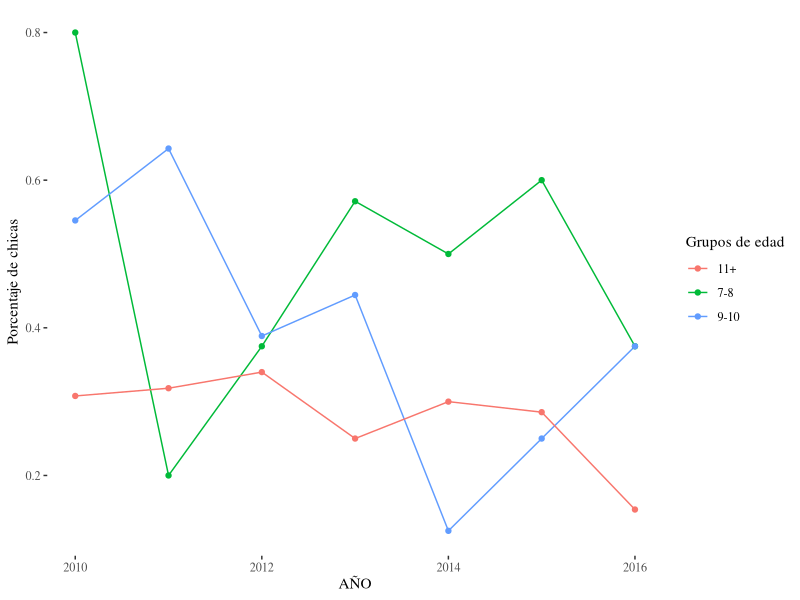
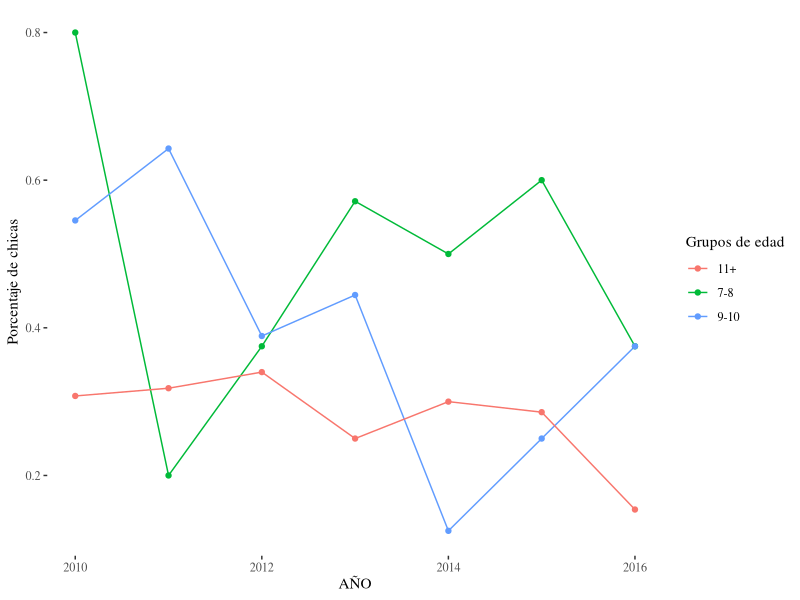

These charts were generated, in order, by the following R code:
## ----setup, include=FALSE, cache=FALSE-----------------------------------

require(ggplot2) 
require(ggthemes)

data <- read.csv("grupos-de-edad.csv")

## ----evolucion, cache=FALSE,echo=FALSE-----------------------------------
ggplot()+geom_line(data=data,aes(x=AÑO,y=as.numeric(X7.8),color="7-8"))+geom_line(data=data,aes(x=AÑO,y=as.numeric(X9.10),color="9-10"))+geom_line(data=data,aes(x=AÑO,y=as.numeric(X11.),color="11+"))+geom_point(data=data,aes(x=AÑO,y=as.numeric(X7.8),color="7-8"))+geom_point(data=data,aes(x=AÑO,y=as.numeric(X9.10),color="9-10"))+geom_point(data=data,aes(x=AÑO,y=as.numeric(X11.),color="11+"))+ylab("Porcentaje de chicas")+ guides(color=guide_legend(title="Grupos de edad"))+theme_tufte()
ggsave('por-edad.png')

## ----resumen, cache=FALSE,echo=FALSE-------------------------------------
library(knitr)
data.guay <- data.frame(edad.hasta.8 = data$X7.8, de.9.a.10 = data$X9.10, de.11.en.adelante = data$X11.)
kable(summary(data.guay))

